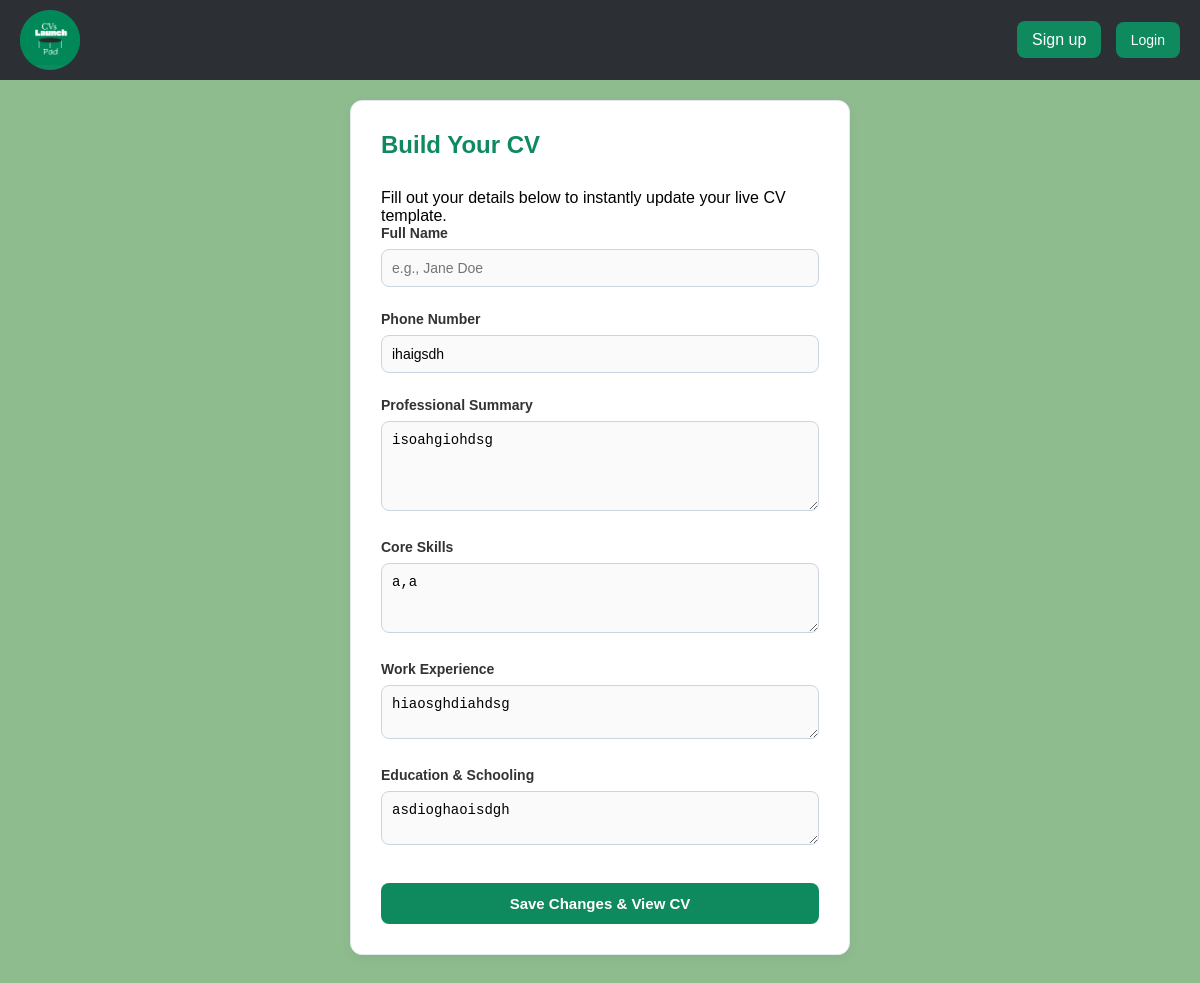
/cv/edit/ (signed in), run on an earlier commit of the app's database.
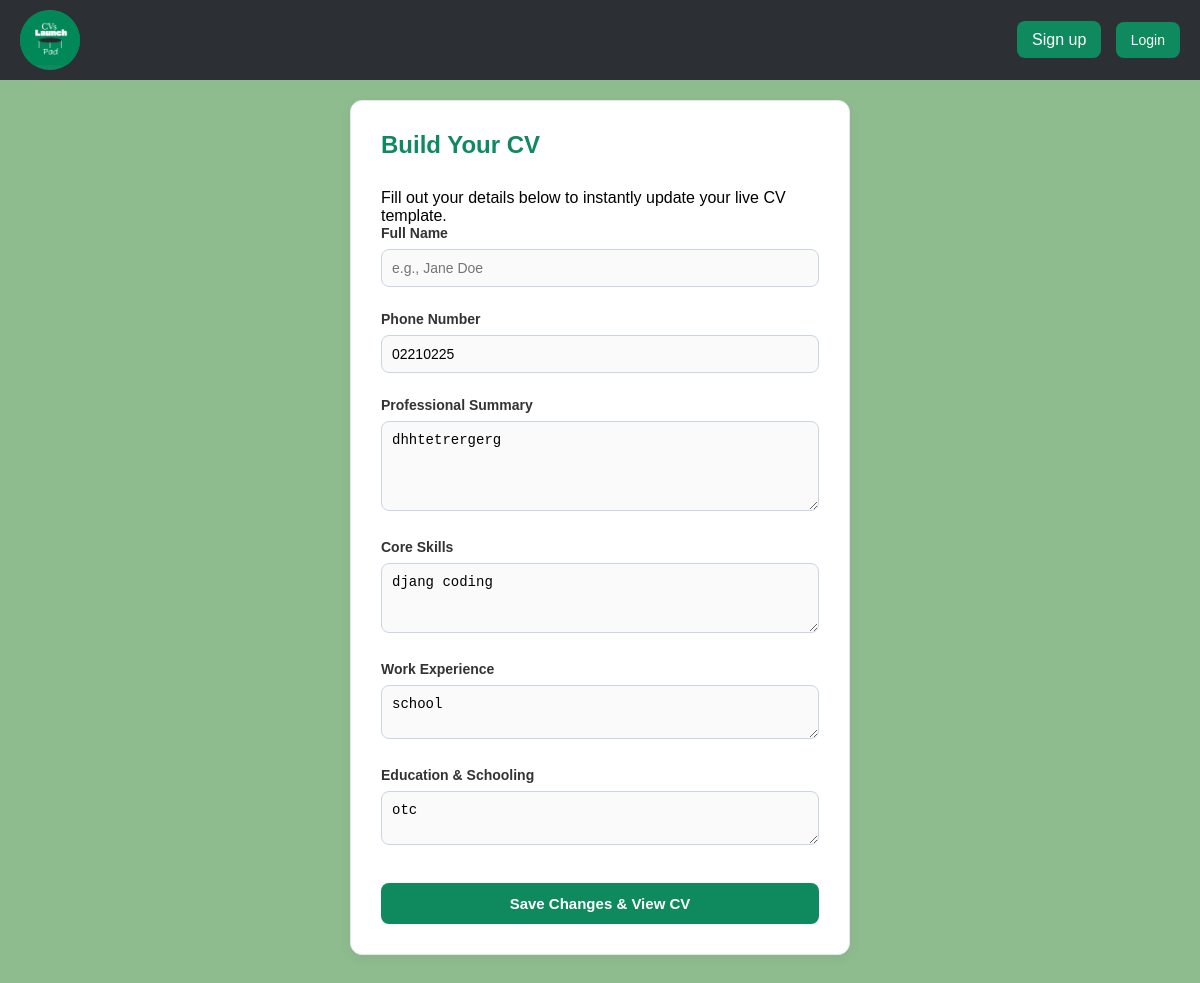
And on a later commit of the database.
### cv/models.py (models this page shows)
class CVProfile(models.Model):
    full_name = models.CharField(max_length=100, blank=True)
    user = models.OneToOneField(settings.AUTH_USER_MODEL, on_delete=models.CASCADE)
    phone = models.CharField(max_length=20, blank=True)
    summary = models.TextField(blank=True)
    skills = models.TextField(help_text="Comma-separated skills", blank=True)
    experience = models.TextField(blank=True)
    education = models.TextField(blank=True)
    TEMPLATE_CHOICES = [
        ('template1', 'Modern Green'),
        ('template2', 'Classic Slate'),
        ('template3', 'Creative Teal'),
        ('template4', 'Minimal Elegant'),
        ('template5', 'Executive Charcoal'),
        ('template6', 'Warm Ochre'),
        ('template7', 'Rose Wine'),
        ('template8', 'Royal Blue'),
        ('template9', 'Dark Mode'),
        ('template10', 'Minimal Stack'),
        ('template11', 'Forest Compact'),
        ('template12', 'Amber Clean'),
    ]
    design_choice = models.CharField(max_length=20, choices=TEMPLATE_CHOICES, default='template1')

### cv/views.py (the view)
# urls.py: path('edit/', views.edit_profile, name='edit_profile'),
@login_required
def edit_profile(request):
    profile = request.user.cvprofile
    if request.method == 'POST':
        form = ProfileForm(request.POST, instance=profile)
        if form.is_valid():
            form.save()
            return redirect('cv_template', profile_id=profile.id)
    else:
        form = ProfileForm(instance=profile)
    return render(request, 'cv/gather_info.html', {'form': form})

### cv/forms.py (shortened to what this page needs)
class ProfileForm(forms.ModelForm):
    class Meta:
        model = CVProfile
        fields = ['full_name', 'phone', 'summary', 'skills', 'experience', 'education']

### cv/templates/cv/gather_info.html (shortened to what this page needs)
{% extends "layout.html" %}
{% load static %}
{% block content%}
<html lang="en">
<head>
    <link rel="stylesheet" href="{% static 'cv/style.css' %}">
</head>
<body>
<div class="form-container">
    <div class="form-card">
        <h1>Build Your CV</h1>
        <p class="subtitle">Fill out your details below to instantly update your live CV template.</p>
        <form method="POST">
    <div class="form-group">
        <label for="{{ form.full_name.id_for_label }}">Full Name</label>
        <input
            type="text"
            name="{{ form.full_name.name }}"
            id="{{ form.full_name.id_for_label }}"
            value="{{ form.full_name.value|default:'' }}"
            placeholder="e.g., Jane Doe"
        >
    </div>
    <div class="form-group">
        <label for="{{ form.phone.id_for_label }}">Phone Number</label>
        <input
            type="text"
            name="{{ form.phone.name }}"
            id="{{ form.phone.id_for_label }}"
            value="{{ form.phone.value|default:'' }}"
            placeholder="e.g., 022 102 25"
        >
    </div>
    <div class="form-group">
        <label for="{{ form.summary.id_for_label }}">Professional Summary</label>
        <textarea
            name="{{ form.summary.name }}"
            id="{{ form.summary.id_for_label }}"
            placeholder="Write a short paragraph about your career goals and what makes you a great candidate..."
            style="height: 90px;"
        >{{ form.summary.value|default:'' }}</textarea>
    </div>
    <div class="form-group">
        <label for="{{ form.skills.id_for_label }}">Core Skills</label>
        <textarea
            name="{{ form.skills.name }}"
            id="{{ form.skills.id_for_label }}"
            placeholder="e.g., Python, Django, Customer Service, Teamwork (separate with commas)"
            style="height: 70px;"
        >{{ form.skills.value|default:'' }}</textarea>
    </div>
    <div class="form-group">
        <label for="{{ form.experience.id_for_label }}">Work Experience</label>
        <textarea
            name="{{ form.experience.name }}"
            id="{{ form.experience.id_for_label }}"
            placeholder="Where have you worked and what did you do?"
        >{{ form.experience.value|default:'' }}</textarea>
    </div>
    <div class="form-group">
        <label for="{{ form.education.id_for_label }}">Education & Schooling</label>
        <textarea
            name="{{ form.education.name }}"
            id="{{ form.education.id_for_label }}"
            placeholder="List your high school, degrees, or courses..."
        >{{ form.education.value|default:'' }}</textarea>
    </div>
            <button type="submit" class="btn-submit">Save Changes & View CV</button>
        </form>
    </div>
</div>
    {% endblock %}

### templates/layout.html (shortened to what this page needs)
<!DOCTYPE html>
{% load static %}
<html lang="en">
<head>
    <link rel="stylesheet" href="{% static 'css/style.css' %}">
<body>
    <nav class="topbar">
        <div class="logo">
            <a href="/">
                <img src="{% static 'images/logo.png' %}" alt="Company Logo">
            </a>
        </div>
        <div class="nav-links">
            <a href="{% url 'signup' %}" class="arrow-btn">Sign up</a>
            <a href="{% url 'login' %}" class="login-btn">Login</a>
        </div>
    </nav>
    <main>
        {% block content %}
        {% endblock %}
    </main>
</body>
</html>

### static/css/style.css (style rules this page uses)
* { margin: 0; padding: 0; box-sizing: border-box; }
body { margin: 0; font-family: Arial, sans-serif; padding-top: 60px; }
.topbar { background: #2c2f33; color: white; display: flex; justify-content: space-between; align-items: center; padding: 15px 20px; height: 80px; box-sizing: border-box; position: fixed; top: 0; left: 0; width: 100%; z-index: 1000; }
.logo { background: #0f8a5f; border-radius: 50%; width: 60px; height: 60px; display: flex; align-items: center; justify-content: center; overflow: hidden; }
.logo img { width: 100%; height: 100%; object-fit: contain; }
.arrow-btn { background: #0f8a5f; border: none; color: white; padding: 10px 15px; margin-left: 10px; cursor: pointer; flex-shrink: 0; border-radius: 8px; text-decoration: none; }
.login-btn { background: #0f8a5f; border: none; color: white; padding: 10px 15px; margin-left: 10px; cursor: pointer; flex-shrink: 0; border-radius: 8px; text-decoration: none; font-size: 14px; }
.form-group { margin-bottom: 24px; }
label { display: block; font-size: 14px; font-weight: bold; margin-bottom: 8px; color: #333333; }
input[type="text"], input[type="email"], input[type="password"], textarea { width: 100%; padding: 10px; border: 1px solid #cbd5e1; border-radius: 8px; font-size: 14px; background-color: #fafafa; box-sizing: border-box; transition: border-color 0.2s ease; }
h1 { font-size: 24px; margin: 0 0 8px 0; color: #166534; }
.form-card { background-color: #ffffff; padding: 30px; border-radius: 12px; box-shadow: 0 4px 12px rgba(0, 0, 0, 0.05); width: 100%; max-width: 500px; border: 1px solid #e2e8f0; }
h1 { font-size: 24px; margin-top: 0; margin-bottom: 30px; color: #0f8a5f; font-weight: bold; }
input[type="text"], textarea { width: 100%; padding: 10px; border: 1px solid #cbd5e1; border-radius: 8px; font-size: 14px; background-color: #fafafa; box-sizing: border-box; transition: border-color 0.2s ease; }
.btn-submit { background-color: #0f8a5f; color: #ffffff; font-size: 15px; font-weight: bold; border: none; padding: 12px; width: 100%; border-radius: 8px; cursor: pointer; transition: background-color 0.2s ease; margin-top: 10px; }
.form-container { display: flex; justify-content: center; align-items: center; width: 100%; min-height: calc(100vh - 70px); padding: 40px 20px; box-sizing: border-box; background: #8fbc8f; }

What changed in the data, as far as the page shows it:
changed CVProfile: phone "ihaigsdh" → "02210225"; summary "isoahgiohdsg" → "dhhtetrergerg"; skills "a,a" → "djang coding"; experience "hiaosghdiahdsg" → "school"; education "asdioghaoisdgh" → "otc"
